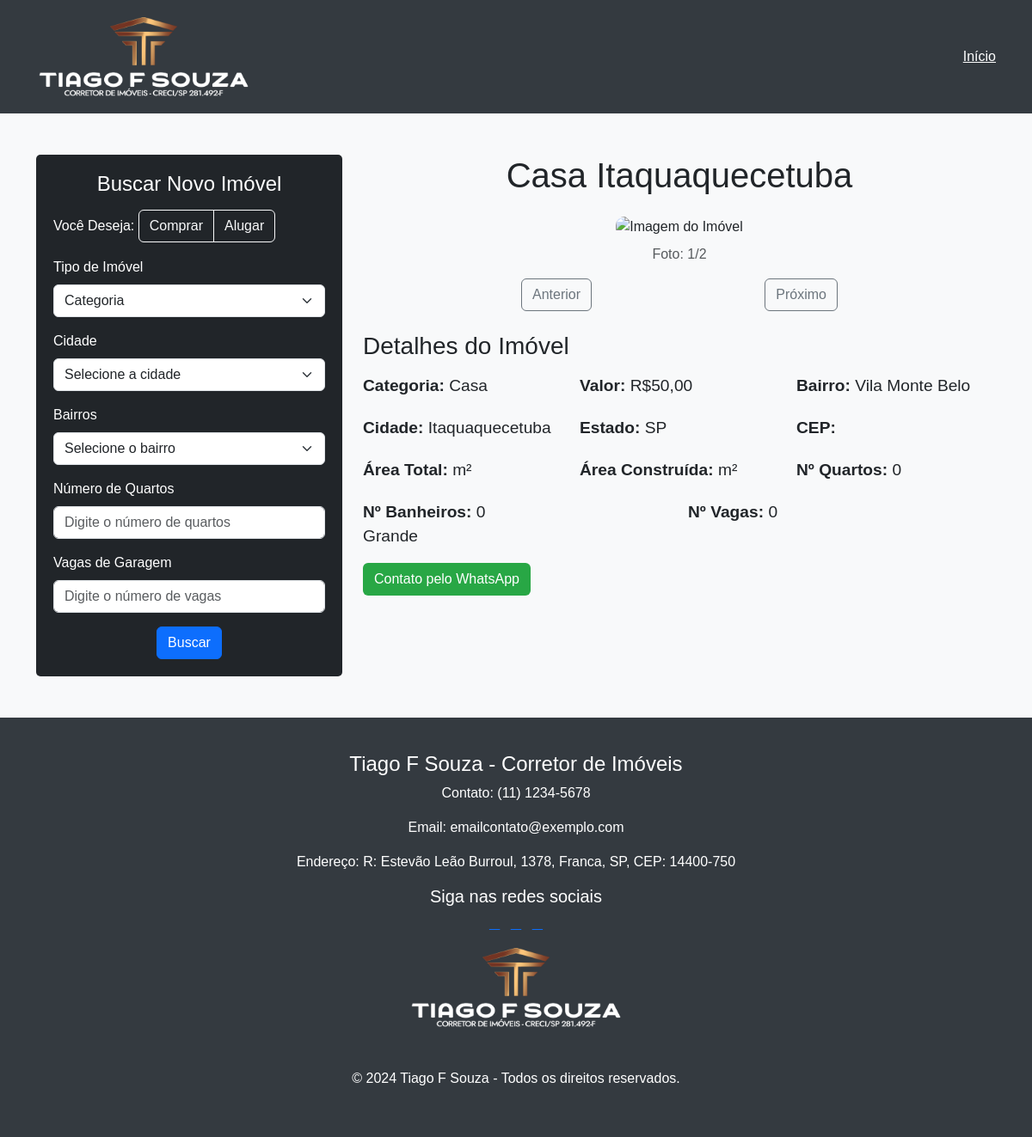
Screenshot of /venda.php?id=26 with the database file from the repository.
### tables this page shows
CREATE TABLE `venda` (
  `id` int(11) NOT NULL,
  `titulo` varchar(300) NOT NULL,
  `descricao` varchar(5000) NOT NULL,
  `foto` varchar(1000) NOT NULL,
  `valor` decimal(10,2) NOT NULL,
  `categoria` varchar(100) NOT NULL,
  `endereco` varchar(255) NOT NULL,
  `bairro` varchar(150) NOT NULL,
  `cidade` varchar(100) NOT NULL,
  `estado` varchar(50) NOT NULL,
  `cep` varchar(20) NOT NULL,
  `area_total` varchar(50) DEFAULT NULL,
  `area_construida` varchar(50) DEFAULT NULL,
  `num_quartos` int(11) DEFAULT NULL,
  `num_banheiros` int(11) DEFAULT NULL,
  `num_vagas` int(11) DEFAULT NULL
);

### venda.php (the view, shortened to what this page needs)
<?php
include("conn.php");
$pag = $_GET['id'];
$consulta = "SELECT * FROM venda WHERE id = ?";
$stmt = $mysqli->prepare($consulta);
$stmt->bind_param("i", $pag);
$stmt->execute();
$con = $stmt->get_result();
$data = $con->fetch_assoc();
if ($data) {
    $res = explode(" ", $data['foto']);
    $count = count($res);
    $position = isset($_POST['position']) ? (int)$_POST['position'] : 0;
}
?>
<!DOCTYPE html>
<html lang="pt-BR">
<head>
    <link href="css/icofont/icofont.min.css" rel="stylesheet">
    <link href="https://cdn.jsdelivr.net/npm/bootstrap@5.3.0/dist/css/bootstrap.min.css" rel="stylesheet">
</head>
<body>
<header>
    <div class="container d-flex justify-content-between align-items-center">
        <a href="#" class="logo"><img src="images/logo.png" alt="Logo"></a>
        <nav class="nav-bar">
            <a href="index.php" class="text-white">Início</a>
        </nav>
    </div>
</header>
<div class="container mt-5">
    <div class="row mb-5">
        <div class="col-md-4">
            <div class="form-container">
                <form action="sca.php" method="GET" class="search-form">
                    <div class="mb-3">
                        <center><h4 class="text-white mb-3">Buscar Novo Imóvel</h4></center>
                        <label class="form-label text-white">Você Deseja:</label>
                        <div class="btn-group" role="group">
                            <label class="btn btn-outline-light" for="venda-btn">Comprar</label>
                            <label class="btn btn-outline-light" for="aluguel-btn">Alugar</label>
                        </div>
                    </div>
                    <div class="mb-3">
                        <label for="tipo_imovel" class="form-label text-white">Tipo de Imóvel</label>
                        <select name="categ" id="categ" class="form-select" required>
                            <option value="" selected>Categoria</option>
                        </select>
                    </div>
                    <div class="mb-3">
                        <label for="cidade" class="form-label text-white">Cidade</label>
                        <select name="cidade" id="cidade" class="form-select" onchange="updateBairros()">
                            <option value="" selected>Selecione a cidade</option>
                        </select>
                    </div>
                    <div class="mb-3">
                        <label for="bairro" class="form-label text-white">Bairros</label>
                        <select name="bairro" id="bairro" class="form-select">
                            <option value="" selected>Selecione o bairro</option>
                        </select>
                    </div>
                    <div class="mb-3">
                        <label for="num_quartos" class="form-label text-white">Número de Quartos</label>
                        <input type="number" name="num_quartos" id="num_quartos" class="form-control" placeholder="Digite o número de quartos">
                    </div>
                    <div class="mb-3">
                        <label for="num_vagas" class="form-label text-white">Vagas de Garagem</label>
                        <input type="number" name="num_vagas" id="num_vagas" class="form-control" placeholder="Digite o número de vagas">
                    </div>
                    <div class="text-center">
                        <button type="submit" class="btn btn-primary">Buscar</button>
                    </div>
                </form>
            </div>
        </div>
        <?php if ($data) { ?>
            <div class="col-md-8">
                <div class="text-center mb-4">
                    <h1 class="mb-4"><?php echo $data["titulo"]; ?></h1>
                    <img id="post" class="property-image mb-2" src="fotos/<?php echo $res[$position]; ?>" alt="Imagem do Imóvel">
                    <p id="pic" class="text-muted">Foto: <?= $position + 1 ?>/<?= $count ?></p>
                    <form method="POST" class="d-flex justify-content-between w-50 mx-auto">
                        <button name="minus" class="btn btn-outline-secondary">Anterior</button>
                        <button name="add" class="btn btn-outline-secondary">Próximo</button>
                    </form>
                </div>
                <div class="property-details">
                    <h3 class="mb-3">Detalhes do Imóvel</h3>
                    <div class="property-info">
                        <li><strong>Categoria:</strong> <?php echo $data["categoria"]; ?></li>
                        <li><strong>Valor:</strong> R$<?php echo number_format($data["valor"], 2, ',', '.'); ?></li>
                        <li><strong>Bairro:</strong> <?php echo $data["bairro"]; ?></li>
                        <li><strong>Cidade:</strong> <?php echo $data["cidade"]; ?></li>
                        <li><strong>Estado:</strong> <?php echo $data["estado"]; ?></li>
                        <li><strong>CEP:</strong> <?php echo $data["cep"]; ?></li>
                        <li><strong>Área Total:</strong> <?php echo $data["area_total"]; ?> m²</li>
                        <li><strong>Área Construída:</strong> <?php echo $data["area_construida"]; ?> m²</li>
                        <li><strong>Nº Quartos:</strong> <?php echo $data["num_quartos"]; ?></li>
                        <li><strong>Nº Banheiros:</strong> <?php echo $data["num_banheiros"]; ?></li>
                        <li><strong>Nº Vagas:</strong> <?php echo $data["num_vagas"]; ?></li>
                    </div>
                    <p><?php echo $data["descricao"]; ?></p>
                    <a href="https://api.whatsapp.com/send?phone=5511XXXXXXXXX&text=Gostaria de saber mais sobre o imóvel <?php echo $data["titulo"]; ?>. Valor: R$<?php echo number_format($data["valor"], 2, ',', '.'); ?>" class="btn btn-contact">Contato pelo WhatsApp</a>
                </div>
            </div>
        <?php } else { ?>
            <div class="col-md-8">
                <p>Dados não encontrados.</p>
            </div>
        <?php } ?>
    </div>
</div>
<footer>
    <div class="container footer-container">
        <div class="group">
            <h4>Tiago F Souza - Corretor de Imóveis</h4>
            <p>Contato: (11) 1234-5678</p>
            <p>Email: emailcontato@exemplo.com</p>
            <p>Endereço: R: Estevão Leão Burroul, 1378, Franca, SP, CEP: 14400-750</p>
        </div>
        <div class="follow group">
            <h5>Siga nas redes sociais</h5>
            <ul class="list-inline">
                <li class="list-inline-item"><a href="#"><i class="icofont-facebook text-white"></i></a></li>
                <li class="list-inline-item"><a href="#"><i class="icofont-instagram text-white"></i></a></li>
                <li class="list-inline-item"><a href="#"><i class="icofont-whatsapp text-white"></i></a></li>
            </ul>
            <a href="#" class="logo"><img src="images/logo.png" alt="Logo"></a>
        </div>
    </div>
    <p class="text-center mt-5">&copy; 2024 Tiago F Souza - Todos os direitos reservados.</p>
</footer>
</body>
</html>

### venda.php (style rules this page uses)
body { font-family: Arial, sans-serif; background-color: #f8f9fa; }
header { background-color: #343a40; padding: 20px; color: #fff; }
.logo img { width: 250px; }
footer { background-color: #343a40; color: #ffffff; padding: 40px 0; text-align: center; }
.property-image { max-width: 100%; height: auto; border-radius: 10px; }
.property-details { font-size: 1.2em; }
.property-info { display: flex; flex-wrap: wrap; gap: 20px; list-style: none; padding: 0; }
.property-info li { flex: 1 1 calc(33.333% - 20px); }
.search-form { background-color: #212529; padding: 20px; border-radius: 5px; }
.form-container { max-width: 400px; }
.btn-contact { background-color: #28a745; color: white; }
@media (min-width: 768px) { .form-container { flex-direction: column; } }
@media (min-width: 768px) { .property-details { flex: 1; } }

### rows the page displays
venda: titulo "Casa Itaquaquecetuba", foto "2", categoria "Casa", valor "50,00", bairro "Vila Monte Belo", cidade "Itaquaquecetuba", estado "SP", num_quartos "0", num_banheiros "0", num_vagas "0", descricao "Grande"

### other values shown
$position + 1 "1"
